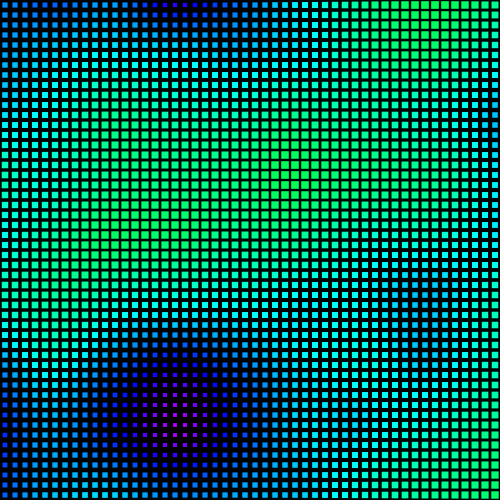
Frame 1 (no input)
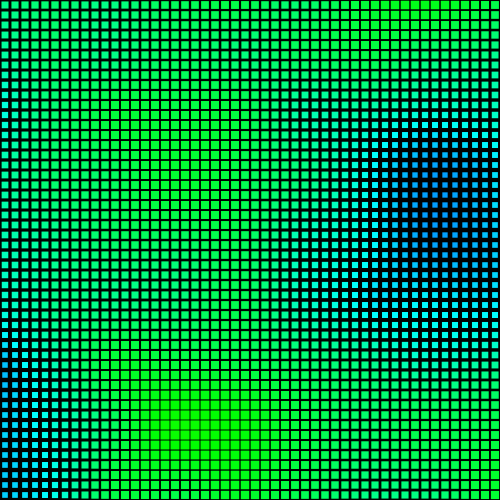
Frame 60 (the mouse pressed at the canvas centre just before this capture)
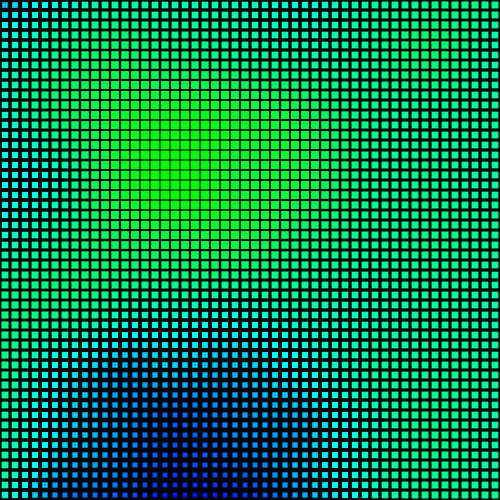
Frame 120 (the mouse held since frame 60 and released just before this capture)

The Processing sketch that drew these frames (run headless with seeded random() and noise(); from frame 60 on, the mouse is pressed at the canvas centre):

// Processing sketch: fullscreen_and_perlin_noise_thingy
// ── fullscreen_and_perlin_noise_thingy.pde
void setup() {
  size(500, 500);
  smooth();
  noStroke();
  noCursor();
  colorMode(HSB);
  rectMode(CENTER);
  n = (long)random(10000);
}



float xn, yn, zn;
float xstart;
long n;

void draw() {
  background(0);
  noiseSeed(n);
  xn=noise(n);  
  yn=noise(n);  
  xstart=xn;
  for (int i = 0; i <= width/10; i++) {
    yn+=.02;
    zn+=.02/40;
    xn = xstart;
    for (int j = 0; j <= height/10; j++) {
      xn+=.02;
      float rs = noise(xn, yn, zn)*15;
      fill(255/rs*3, 255, 255);
      rect(i*10+5, j*10+5, rs, rs);
    }
  }
}
